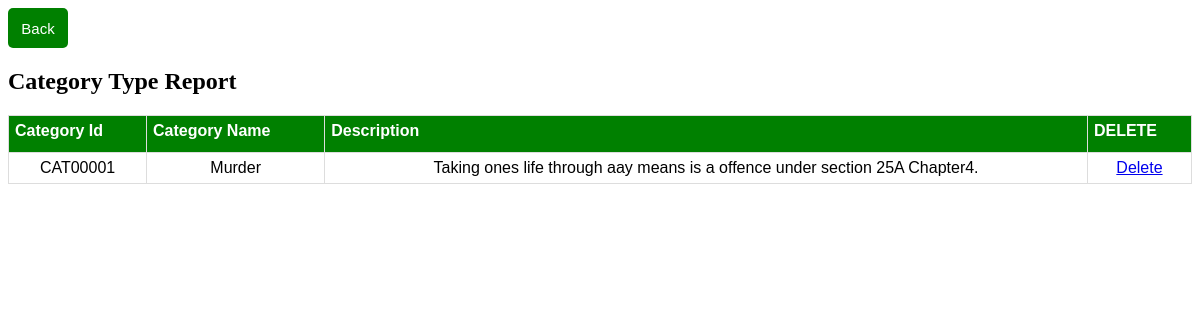
The page /categoryreport.php (signed in) on the database its author committed.
### tables this page shows
CREATE TABLE `category` (
  `categoryid` varchar(20) NOT NULL,
  `categoryname` varchar(20) NOT NULL,
  `descripton` text NOT NULL
);

### categoryreport.php (the view, shortened to what this page needs)
<!DOCTYPE html>
<?php
 require "dbconfig.php";
 $conn=mysqli_connect($host,$user,$pass,$db) or die("we couldn't connect");
 ?>
<html>
<head>
</head>
<body>
	<div align="left">
		<button id="abc" style="width:60px;" onclick="window.location.href='index1.php'">Back</button>
</div>
<div class="form">
<h2>Category Type Report</h2>
<table id="customers" width="100%" border="1" style="border-collapse:collapse;">
<thead>
<tr>
<th><strong>Category Id</strong></th>
<th><strong>Category Name</strong></th>
<th><strong>Description</strong></th>
<th><strong>DELETE</strong></th>
</thead>
<tbody>
<?php
$count=1;
$sel_query="Select * from category ORDER BY categoryid ASC";
$resul = mysqli_query($conn,$sel_query);
if(mysqli_num_rows($resul)>0){
while($row = mysqli_fetch_assoc($resul)) { ?>
<td align="center"><?php echo $row["categoryid"]; ?></td>
<td align="center"><?php echo $row["categoryname"]; ?></td>
<td align="center"><?php echo $row["descripton"]; ?></td>
<td align="center">
	<a href="delete6.php?id=<?php echo $row["categoryid"];?>">Delete</a>
</td>
<?php $count++; }} ?>
</tbody>
</table>
</div>
</body>
</html>

### categoryreport.php (style rules this page uses)
#customers { font-family: "Trebuchet MS", Arial, Helvetica, sans-serif; border-collapse: collapse; width: 100%; }
#customers td, #customers th { border: 1px solid #ddd; padding: 6px; }
#customers th { padding-top: px; padding-bottom: 12px; text-align: left; background-color: green; color: white; }
#abc { padding: 10px; font-size: 15px; height:40px; width:80px; color: white; background: green; border: none; border-radius: 5px; }

### rows shown on the page
category: categoryid "CAT00001", categoryname "Murder", descripton "Taking ones life through aay means is a offence under section 25A Chapter4."
